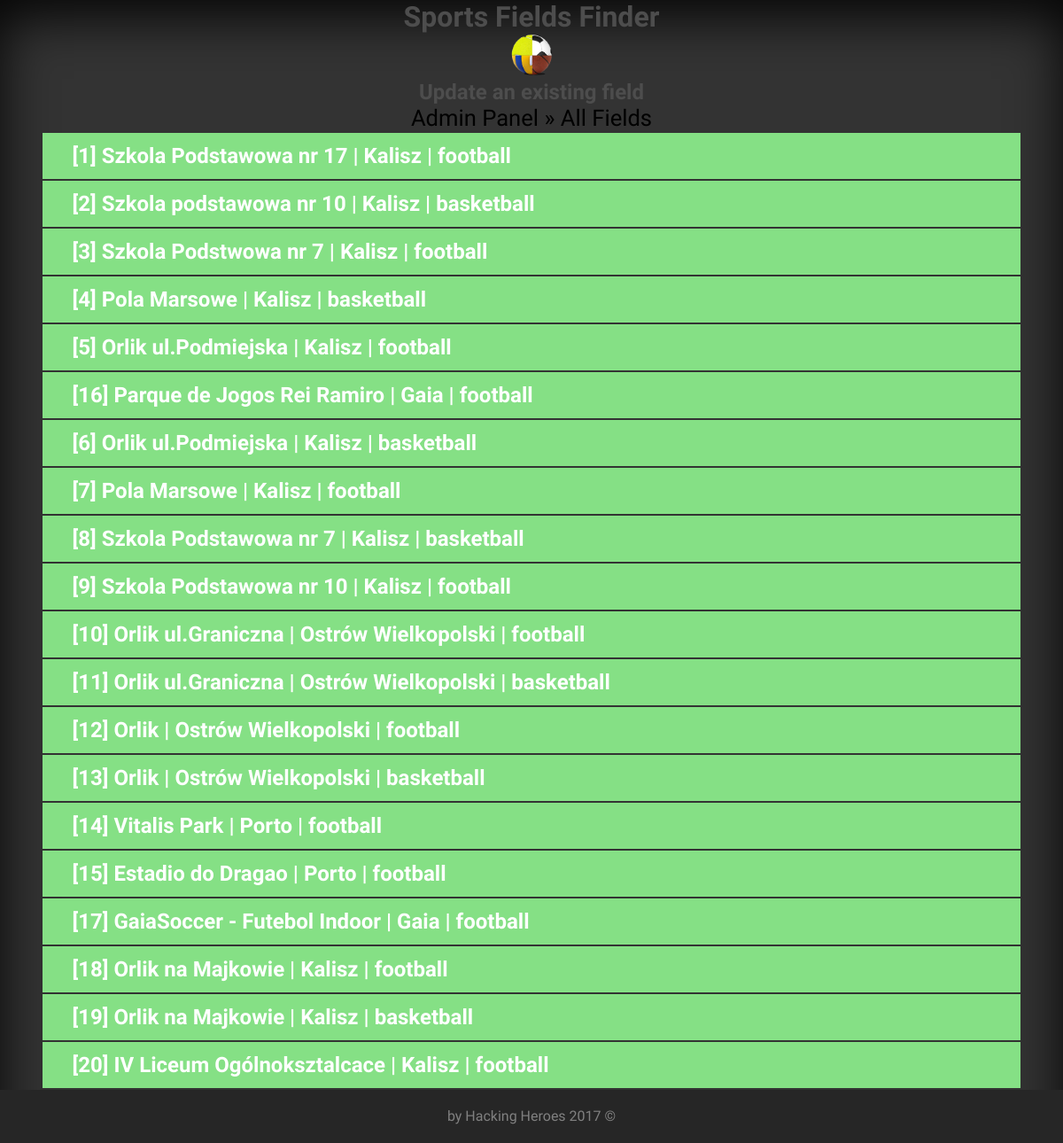
The app's page /sff/all_fields.php (signed in) with its own data.
### tables this page shows
CREATE TABLE `fields` (
  `id` bigint(255) NOT NULL AUTO_INCREMENT,
  `name` varchar(30) NOT NULL,
  `position` text NOT NULL,
  `status` varchar(15) NOT NULL,
  `type` varchar(25) NOT NULL,
  `city` varchar(30) NOT NULL,
  `description` text NOT NULL,
  `starttime` varchar(100) NOT NULL,
  `endtime` varchar(100) NOT NULL,
  `last_modifier` bigint(255) NOT NULL,
  PRIMARY KEY (`id`)
);

### sff/all_fields.php (the view, shortened to what this page needs)
<?php
    include "SQL/db_connect.php";
    include "Base/head.php";
    if (isset($_COOKIE['sff_admin'])):?>
<header>
    <h1>Sports Fields Finder</h1>
    <a href="index.php"><img src="img/logo.png" alt="logo" /></a>
    <h2>Update an existing field</h2>
</header>
<nav>
    <a href="admin_panel.php">Admin panel</a> &raquo;
    <a href="#">All fields</a>
</nav>
<section>
    <ul class="fields-container">
    <?php
    $sql = "SELECT id, name, city, status, type FROM fields";
    $result = $conn->query($sql);
    $fields_data = mysqli_fetch_all($result, MYSQLI_ASSOC);
    foreach($fields_data as $field):?>
        <a href="update_field.php?id=<?= $field['id']?>">
            <li class="<?=$field['status']?>">
                [<?= $field['id']?>] <?= $field['name']?> | <?= $field['city']?> | <?= $field['type']?>
            </li>
        </a>
    <?php endforeach;
    ?>
    </ul>
</section>
<?php
    else: header("Location: admin_login.php");
    endif;
    include "Base/foot.php";
?>

### sff/css/style.css (style rules this page uses)
* { margin: 0; border: 0; box-sizing: border-box; font-family: 'Khand', sans-serif; }
body, html { height: 100%; }
body { box-shadow: inset 0px 19px 59px 0px rgba(0, 0, 0, 0.9); display: flex; min-height: 100vh; flex-direction: column; background-color: #333333; }
section,article { flex: 1; }
nav { text-align: center; font-size: 1.6em; text-transform: capitalize; }
nav a:link, nav a:visited { color: black; }
header { color: #4d4d4d; text-align: center; }
header img { width: 3em; height: auto; }
a { text-decoration: none; }
.description, h2, .status-free, .status-occupied,.reservation input { text-align: center; font-family: 'Khand', sans-serif; }
ul.fields-container { list-style: none; padding: 0; font-size: 1.5em; font-weight: bolder; }
ul.fields-container li { padding: 0.5em 1.4em; margin: 2px 2em; color: white; }
li.free { background: #85e085; }
.fields-container li { vertical-align: middle; -webkit-transform: perspective(1px) translateZ(0); transform: perspective(1px) translateZ(0); box-shadow: 0 0 1px transparent; -webkit-transition-duration: 0.3s; transition-duration: 0.3s; -webkit-transition-property: transform; transition-property: transform; }

### records on screen
fields: id "1", name "Szkola Podstawowa nr 17", city "Kalisz", type "football"
fields: id "2", name "Szkola podstawowa nr 10", city "Kalisz", type "basketball"
fields: id "3", name "Szkola Podstwowa nr 7", city "Kalisz", type "football"
fields: id "4", name "Pola Marsowe", city "Kalisz", type "basketball"
fields: id "5", name "Orlik ul.Podmiejska", city "Kalisz", type "football"
fields: id "16", name "Parque de Jogos Rei Ramiro", city "Gaia", type "football"
fields: id "6", name "Orlik ul.Podmiejska", city "Kalisz", type "basketball"
fields: id "7", name "Pola Marsowe", city "Kalisz", type "football"
fields: id "8", name "Szkola Podstawowa nr 7", city "Kalisz", type "basketball"
fields: id "9", name "Szkola Podstawowa nr 10", city "Kalisz", type "football"
fields: id "10", name "Orlik ul.Graniczna", city "Ostrów Wielkopolski", type "football"
fields: id "11", name "Orlik ul.Graniczna", city "Ostrów Wielkopolski", type "basketball"
fields: id "12", name "Orlik", city "Ostrów Wielkopolski", type "football"
fields: id "13", name "Orlik", city "Ostrów Wielkopolski", type "basketball"
fields: id "14", name "Vitalis Park", city "Porto", type "football"
fields: id "15", name "Estadio do Dragao", city "Porto", type "football"
fields: id "17", name "GaiaSoccer - Futebol Indoor", city "Gaia", type "football"
fields: id "18", name "Orlik na Majkowie", city "Kalisz", type "football"
fields: id "19", name "Orlik na Majkowie", city "Kalisz", type "basketball"
fields: id "20", name "IV Liceum Ogólnoksztalcace", city "Kalisz", type "football"
